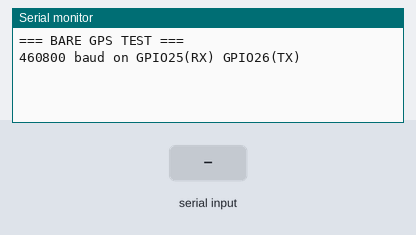
This sketch was run on a simulated ESP32. Shown: the last lines printed to the serial monitor. Inputs (shaded band) come from the test bench.

Above: at 1.2 s.
1.3 s: "1" received over the second serial link
At 2.6 s:
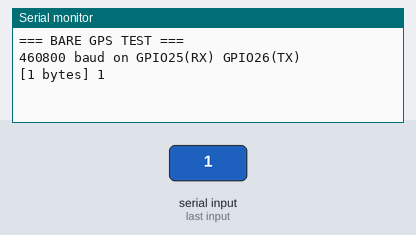
4.3 s: "0" received over the second serial link
At 4.8 s:
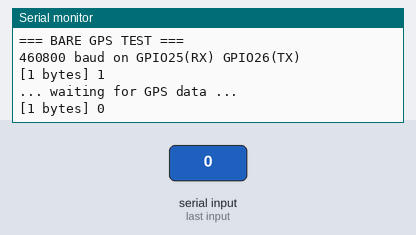
5.8 s: "2" received over the second serial link
At 5.96 s:
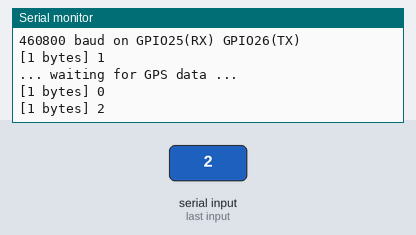

Measured:
- after the input at 1.3 s, the serial monitor: prints a new line at once (image 1)
- after the input at 4.3 s, the serial monitor: prints a new line at once (image 2)
- after the input at 5.8 s, the serial monitor: prints a new line at once (image 3)

The sketch:

gps_serial.ino
```cpp
#include <HardwareSerial.h>
HardwareSerial GPSSerial(2);

void setup() {
    Serial.begin(115200);
    Serial.println("=== BARE GPS TEST ===");

    // Try pins 25/26 to rule out GPIO16/17 issues
    GPSSerial.setRxBufferSize(2048);
    GPSSerial.begin(460800, SERIAL_8N1, 25, 26);
    Serial.println("460800 baud on GPIO25(RX) GPIO26(TX)");
}

void loop() {
    int avail = GPSSerial.available();
    if (avail > 0) {
      Serial.printf("[%d bytes] ", avail);
      while (GPSSerial.available()) {
        char c = GPSSerial.read();
        Serial.write(c);
      }
      Serial.println();
    }

    // Print heartbeat every 3 seconds so we know it's running
    static unsigned long last = 0;
    if (millis() - last > 3000) {
      last = millis();
      Serial.println("... waiting for GPS data ...");
    }
} 
```
